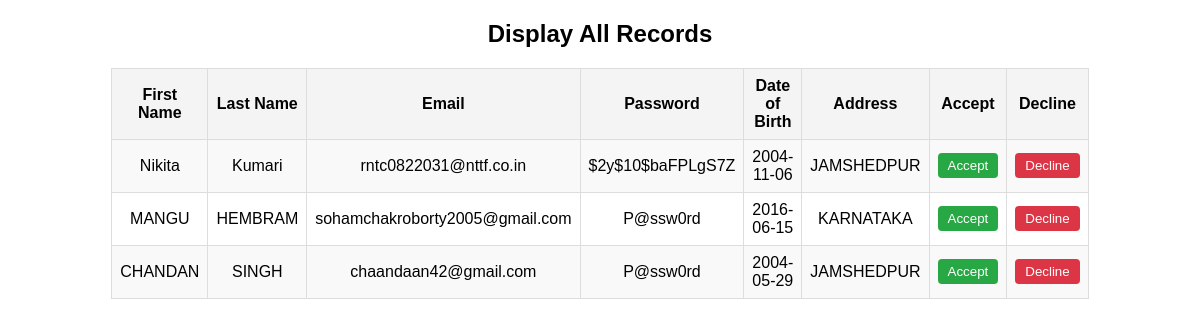
Page /php/admin.php on the earlier database version.
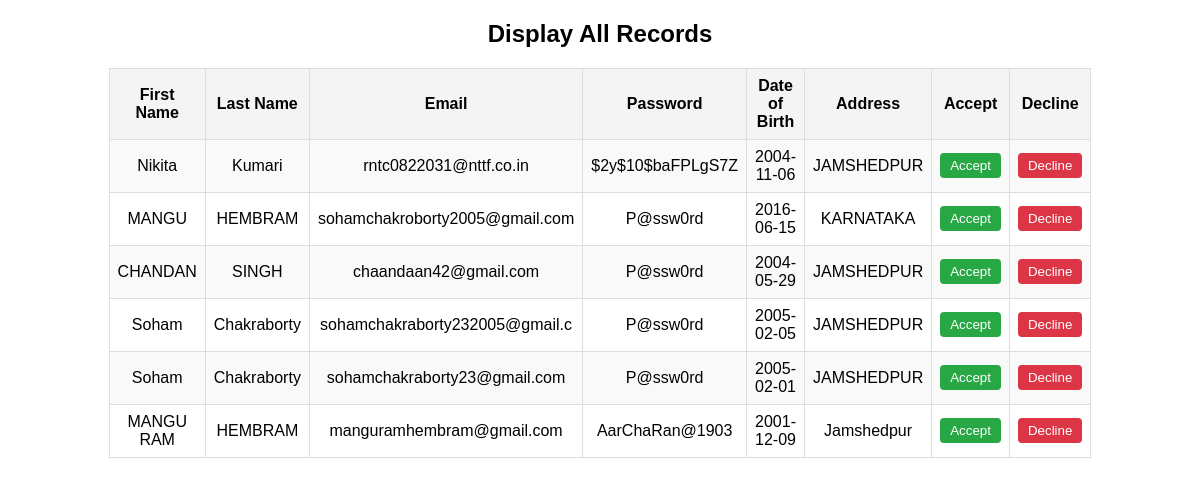
Same page on the later database version.
### tables this page shows
CREATE TABLE `user` (
  `ID` int(12) NOT NULL,
  `FirstName` varchar(30) NOT NULL,
  `LastName` varchar(30) NOT NULL,
  `Phone` bigint(10) NOT NULL,
  `Mail` varchar(30) NOT NULL,
  `Password` varchar(16) NOT NULL,
  `DOB` date NOT NULL,
  `City` varchar(20) NOT NULL
);

### php/admin.php (the view, shortened to what this page needs)
<!DOCTYPE html>
<html lang="en">
<head>
</head>
<body>
<?php
include 'signup.php';
$query = "SELECT * FROM user";
$run = mysqli_query($con, $query);
$count = mysqli_num_rows($run);
if ($count > 0) {
?>
    <h2 style="text-align: center;">Display All Records</h2>
    <table>
        <tr>
            <th>First Name</th>
            <th>Last Name</th>
            <th>Email</th>
            <th>Password</th>
            <th>Date of Birth</th>
            <th>Address</th>
            <th>Accept</th>
            <th>Decline</th>
        </tr>
        <?php while ($call = mysqli_fetch_assoc($run)) { ?>
            <tr id="row-<?php= $call['id']; ?>">
                <td><?= htmlspecialchars($call['FirstName']); ?></td>
                <td><?= htmlspecialchars($call['LastName']); ?></td>
                <td><?= htmlspecialchars($call['Mail']); ?></td>
                <td><?= htmlspecialchars($call['Password']); ?></td>
                <td><?= htmlspecialchars($call['DOB']); ?></td>
                <td><?= htmlspecialchars($call['City']); ?></td>
                <td>
                    <button class="accept" onclick="handleAction('accept', <?php= $call['id']; ?>)">Accept</button>
                </td>
                <td>
                    <button class="decline" onclick="handleAction('decline', <?php= $call['id']; ?>)">Decline</button>
                </td>
            </tr>
        <?php } ?>
    </table>
<?php
} else {
    echo "<p style='text-align: center;'>No records found</p>";
}
?>
</body>
</html>

Differences in the rows shown:
added user: FirstName "Soham", LastName "Chakraborty", Mail "sohamchakraborty232005@gmail.c", Password "P@ssw0rd", DOB "2005-02-05", City "JAMSHEDPUR"
added user: FirstName "Soham", LastName "Chakraborty", Mail "sohamchakraborty23@gmail.com", Password "P@ssw0rd", DOB "2005-02-01", City "JAMSHEDPUR"
added user: FirstName "MANGU RAM", LastName "HEMBRAM", Mail "manguramhembram@gmail.com", Password "AarChaRan@1903", DOB "2001-12-09", City "Jamshedpur"
